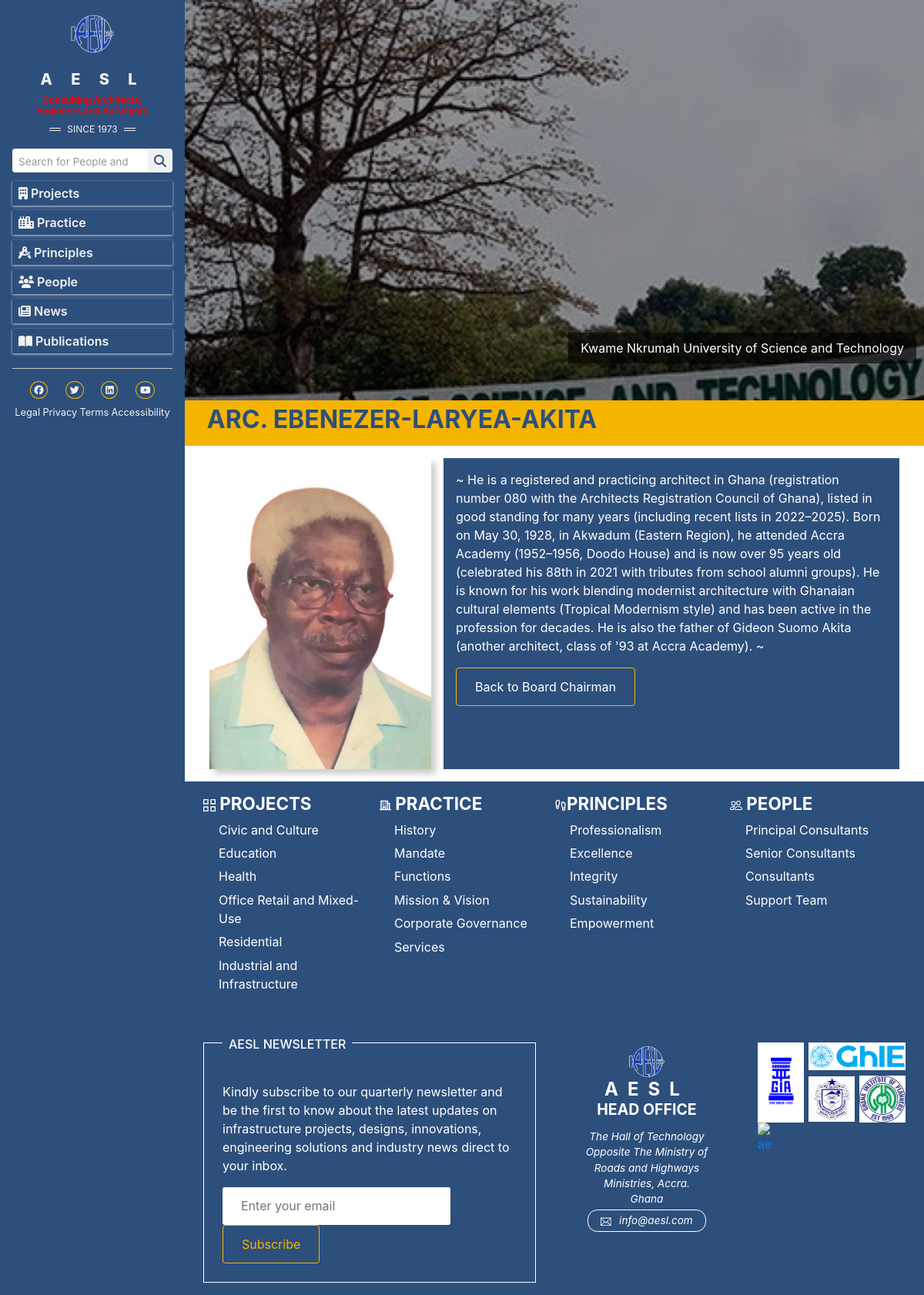
The app's page /practice/1 with its own data.
### frontend/models.py (models this page shows, shortened)
class ImageOptimizeMixin:
    IMAGE_MAX_SIZE = (1200, 1200)
    IMAGE_QUALITY = 85

class Alumni(models.Model, ImageOptimizeMixin):
    name = models.CharField(max_length=150)
    image = models.ImageField(
        upload_to="board_members/",
        default="default.jpg",
        verbose_name="Profile Photo",
        max_length=300,
    )
    project_image = models.ImageField(
        upload_to="alumni_projects/",
        blank=True,
        null=True,
        verbose_name="Project Image",
        max_length=300,
    )
    project_name = models.CharField(
        max_length=255, blank=True, verbose_name="Project Name"
    )
    about = models.TextField()
    joined_at = models.DateTimeField(
        verbose_name="Joined Date",
        help_text="Date this alumni joined (used for ordering)",
        blank=True,  # allow empty if you don't know yet
        null=True,
        db_index=True,  # faster sorting
    )
    class Meta:
        ordering = ["-joined_at", "name"]  # newest first, then name
        verbose_name = "Alumni"
        verbose_name_plural = "Alumni"

### frontend/views.py (the view)
# urls.py: path("practice/<int:pk>", AlumniDetailView.as_view(), name="alumni_detail"),
class AlumniDetailView(DetailView):
    model = Alumni
    template_name = "frontend/alumni.html"
    context_object_name = "alumni"

### templates/frontend/alumni.html (shortened to what this page needs)
{% extends 'base.html' %} {% load static %} {% block content %}
<section class="alumni__wrapper" style="background-image: url('{{ alumni.project_image.url|default:'/static/img/default-bg.jpg' }}');">    <div class="projects__overlay"></div>
  <p class="alumni__project-name">{{ alumni.project_name }}</p>
</section>
<section class="projects__caption">
    <div>
    <h1 class="projects__title-sub">{{ alumni.name }}</h1>
    </div>
</section>
<section>
    <section class="director__details">
        <div class="">
            {% if alumni.image %}
            <img
                src="{{ alumni.image.url }}"
                alt="{{ alumni.name }}"
                class="{{ alumni.name }}"
            />
            {% endif %}
        </div>
        <div class="director__text">
            <p>~ {{ alumni.about }} ~</p>
            <button class="button">
                <a href="{% url 'board_chairman' %}"
                    >Back to Board Chairman</a
                >
            </button>
        </div>
    </section>
</section>
{% endblock content %}

### static/css/base.css (style rules this page uses)
*, *::before, *::after { margin: 0; padding: 0; box-sizing: border-box; }
:root { --primary-color: #2d4f7b; --secondary-color: #F4B400; --secondary-color-light: #F6BE2C; --text-color: #1a1a1a; --text-base-color: #f1f1f1; --background-color: #f5f5f5; --font-family: "Ubuntu", sans-serif; }
html { font-size: 16px; scroll-behavior: smooth; }
body { font-family: var(--font-family); line-height: 1.6; color: #1a1a1a; background-color: #f9f9f9; }
h1, h2, h3, h4, h5, h6 { font-weight: 600; margin-bottom: 1rem; }
img { max-width: 100%; display: block; }

### static/css/utilities.css (style rules this page uses)
.button { background-color: transparent; color: var(--secondary-color); padding: 0.75rem 1.5rem; border: 1px solid var(--secondary-color); border-radius: 4px; cursor: pointer; font-size: 1rem; transition: background-color 0.3s ease; }
.button a { color: #fff; text-decoration: none; }

### static/css/managing-director.css (style rules this page uses)
.director__details { display: grid; grid-template-columns: repeat(3, 1fr); gap: 1rem; margin: 1rem 2rem; }
.director__text { grid-column: span 2; background-color: var(--primary-color); color: #fff; padding: 1rem; }

### static/css/staff-detail.css (style rules this page uses)
.director__details img { width: 100%; height: 100%; object-fit: cover; box-shadow: 6px 6px 8px 0 rgba(0, 0, 0, 0.2); }
.director__text a { color: #fff; }

### static/css/projects.css (style rules this page uses)
.projects__overlay { position: absolute; top: 0; left: 0; width: 100%; height: 100%; background: rgba(0, 0, 0, 0.4); }
.projects__caption { padding: 0.4rem 0.8rem; background-color: var(--secondary-color); }
.projects__title-sub { font-size: 2rem; text-transform: uppercase; font-weight: 700; color: var(--primary-color); display: flex; gap: 1rem; padding-left: 1rem; justify-content: start; align-items: center; }

### static/css/board_chairman.css (style rules this page uses)
.alumni__wrapper { display: grid; grid-template-columns: repeat(3, 1fr); grid-gap: 2rem; }

### static/css/alumni.css (style rules this page uses)
.alumni__wrapper { position: relative; height: 65vh; background-attachment: fixed; background-position: bottom; background-size: cover; background-repeat: no-repeat; display: flex; justify-content: center; align-items: center; }
.alumni__project-name { background-color: rgba(0, 0, 0, 0.6); color: #fff; position: absolute; bottom: 2rem; right: 10px; padding: 0.5rem 1rem; }

### records on screen
Alumni: project_image (placeholder picture), project_name "Kwame Nkrumah University of Science and Technology", name "ARC. EBENEZER-LARYEA-AKITA", image (picture), about "He is a registered and practicing architect in Ghana (registration number 080 with the Architects Registration Council of Ghana), listed in good standing for many years (including recent lists in 2022–2025). Born on May 30, 1928, in Akwadum (Eastern Region), he attended Accra Academy (1952–1956, Doodo House) and is now over 95 years old (celebrated his 88th in 2021 with tributes from school alumni groups). He is known for his work blending modernist architecture with Ghanaian cultural elements (Tropical Modernism style) and has been active in the profession for decades. He is also the father of Gideon Suomo Akita (another architect, class of '93 at Accra Academy)."
